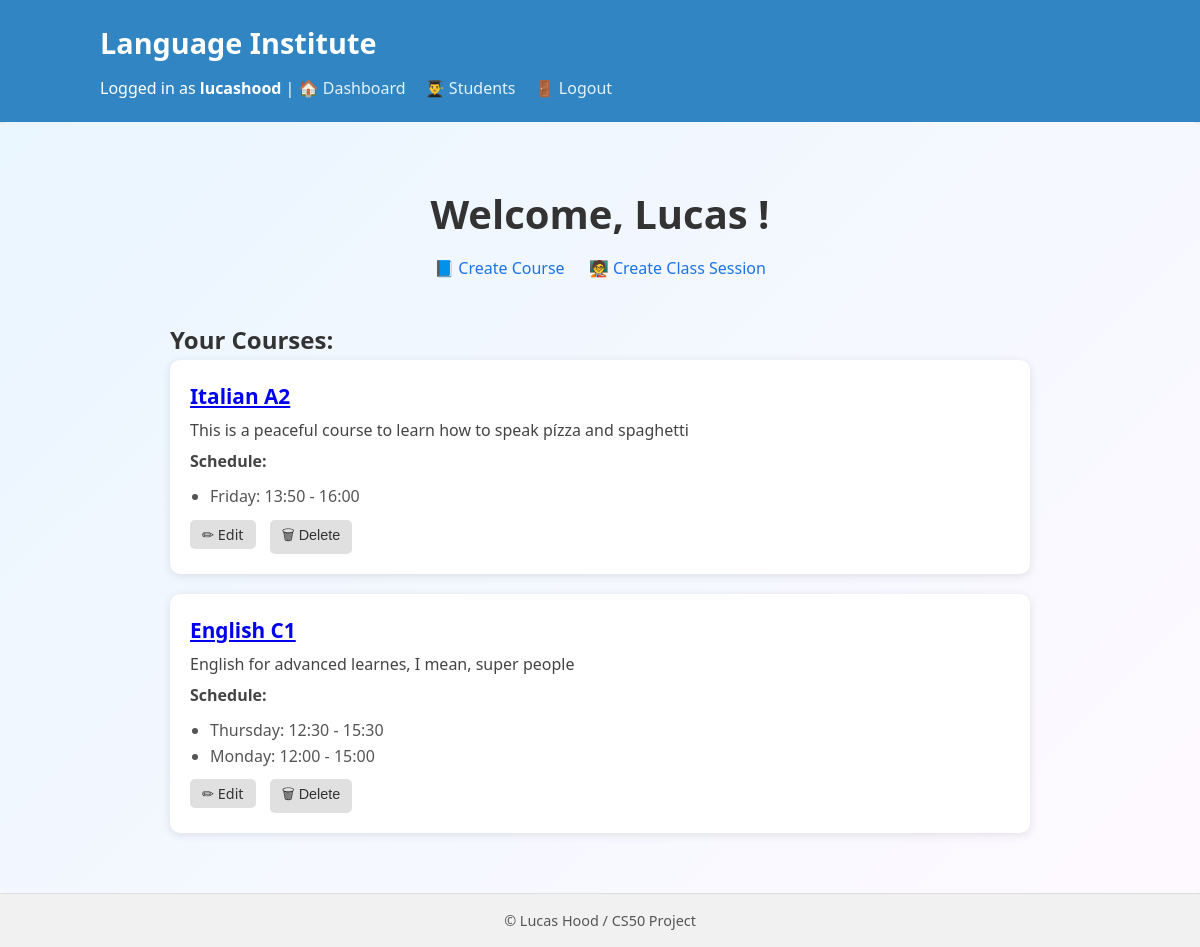
Screenshot of /teacher/ (signed in) with the database file from the repository.
### dashboard/models.py (models this page shows, shortened)
class Teacher(models.Model):
    user = models.OneToOneField(User, on_delete=models.CASCADE)
    phone = models.CharField(max_length=20, blank=True)
    specialty = models.CharField(max_length=20, blank=True)

class Course(models.Model):
    name = models.CharField(max_length=100)
    description = models.TextField(blank=True)
    teacher = models.ForeignKey(Teacher, on_delete=models.CASCADE, related_name="courses")

class Schedule(models.Model):
    course = models.ForeignKey(Course, on_delete=models.CASCADE, related_name="schedules")
    DAY_CHOICE = [
        ("Monday", "Monday"),
        ("Tuesday", "Tuesday"),
        ("Wednesday", "Wednesday"),
        ("Thursday", "Thursday"),
        ("Friday", "Friday"),
        ("Saturday", "Saturday"),
        ("Sunday", "Sunday"),
    ]
    day = models.CharField(max_length=10, choices=DAY_CHOICE)
    start_time = models.TimeField()
    end_time = models.TimeField()

### dashboard/views.py (the view)
# urls.py: path("teacher/", views.teacher_dashboard, name="teacher_dashboard"),
@login_required
def teacher_dashboard(request):
    teacher = get_object_or_404(Teacher, user=request.user)
    courses = Course.objects.filter(teacher=teacher).prefetch_related("schedules")
    return render(request, "dashboard/teacher_dashboard.html", {
        "teacher": teacher,
        "courses": courses
    })

### dashboard/templates/dashboard/teacher_dashboard.html (shortened to what this page needs)
{% extends "dashboard/layout.html" %}
{% block main_class %}dashboard-background{% endblock %}
{% block content %}
<div class="dashboard-container">
    <div class="dashboard-header">
        <h1>Welcome, {{ teacher.user.first_name }}!</h1>
        <a href="{% url 'create_course' %}">📘 Create Course</a>
        <a href="{% url 'create_class_session' %}">🧑‍🏫 Create Class Session</a>
    </div>
    <h2>Your Courses:</h2>
    {% if courses %}
        <div class="courses-list">
            {% for course in courses %}
                <div class="course-card">
                    <h3><a href="{% url 'course_detail' course.id %}">{{ course.name }}</a></h3>
                    <p>{{ course.description }}</p>
                    <p><strong>Schedule:</strong></p>
                    <ul>
                        {% for schedule in course.schedules.all %}
                            <li>{{ schedule.day }}: {{ schedule.start_time|time:"H:i" }} - {{ schedule.end_time|time:"H:i" }}</li>
                        {% endfor %}
                    </ul>
                    <div class="actions">
                        <a href="{% url 'edit_course' course.id %}">✏ Edit</a>
                        <button onclick="confirmCourseDelete('{{ course.id }}')">🗑 Delete</button>
                    </div>
                </div>
            {% endfor %}
        </div>
    {% else %}
        <p class="empty-message">You don’t have any courses yet.</p>
    {% endif %}
</div>
{% endblock %}

### dashboard/templates/dashboard/layout.html (shortened to what this page needs)
<!DOCTYPE html>
<html lang="en">
<head>
    <link href="https://cdn.jsdelivr.net/npm/bootstrap-icons@1.10.5/font/bootstrap-icons.css" rel="stylesheet">
</head>
<body>
    <header>
        <div class="container">
            <h2>Language Institute</h2>
            {% if user.is_authenticated %}
                <nav>
                    Logged in as <strong>{{ user.username }}</strong> |
                    <a href="{% url 'teacher_dashboard' %}">🏠 Dashboard</a>
                    <a href="{% url 'students_list' %}">👨‍🎓 Students</a>
                    <a href="{% url 'logout_teacher' %}">🚪 Logout</a>
                </nav>
            {% endif %}
        </div>
    </header>
    <main class="{% block main_class %}{% endblock %}" style="padding: 20px;">
        {% block content %}
        {% endblock %}
    </main>
    <footer>
        <p>&copy; {{ now|date:"Y" }} Lucas Hood / CS50 Project</p>
    </footer>
</body>
</html>

### dashboard/templates/dashboard/layout.html (style rules this page uses)
* { box-sizing: border-box; margin: 0; padding: 0; }
body { font-family: "Segoe UI", Tahoma, Geneva, Verdana, sans-serif; background: #f8f9fa; color: #333; line-height: 1.6; min-height: 100vh; display: flex; flex-direction: column; }
header { background-color: #3085c2; color: white; padding: 20px; box-shadow: 0 2px 4px rgba(0,0,0,0.1); }
header h2 { font-size: 1.8rem; }
header nav { margin-top: 10px; }
header a { color: #e3f2fd; margin-right: 15px; text-decoration: none; font-weight: 500; }
main { flex: 1; padding: 30px 10%; }
footer { background-color: #f1f1f1; color: #555; text-align: center; padding: 15px; font-size: 0.9rem; border-top: 1px solid #ddd; }
.container { max-width: 1000px; margin: 0 auto; }

### dashboard/templates/dashboard/teacher_dashboard.html (style rules this page uses)
.dashboard-background { background: linear-gradient(135deg, #eaf6ff, #fef9ff); padding: 40px; border-radius: 8px; min-height: calc(100vh - 120px); }
.dashboard-container { max-width: 900px; margin: 0 auto; padding: 40px 20px; }
.dashboard-header { text-align: center; margin-bottom: 40px; }
.dashboard-header h1 { font-size: 2.5rem; margin-bottom: 10px; color: #333; }
.dashboard-header a { margin: 0 10px; text-decoration: none; font-size: 1rem; color: #1a73e8; }
.courses-list { display: flex; flex-direction: column; gap: 20px; }
.course-card { background: white; border-radius: 10px; box-shadow: 0 2px 10px rgba(0, 0, 0, 0.1); padding: 20px; }
.course-card h3 { margin: 0; font-size: 1.3rem; color: #1a73e8; }
.course-card p { margin: 5px 0; color: #444; }
.course-card ul { margin-top: 10px; padding-left: 20px; color: #555; }
.course-card .actions { margin-top: 10px; }
.course-card .actions a, .course-card .actions button { margin-right: 10px; font-size: 0.9rem; padding: 5px 12px; border: none; border-radius: 5px; text-decoration: none; background-color: #e0e0e0; color: #333; cursor: pointer; }

### rows the page displays
Teacher: user.first_name "Lucas"
Course: name "Italian A2", description "This is a peaceful course to learn how to speak pízza and spaghetti"
Schedule: day "Friday", start_time "13:50", end_time "16:00"
Course: name "English C1", description "English for advanced learnes, I mean, super people"
Schedule: day "Thursday", start_time "12:30", end_time "15:30"
Schedule: day "Monday", start_time "12:00", end_time "15:00"

### other values shown
{{ user.username }} "lucashood"
